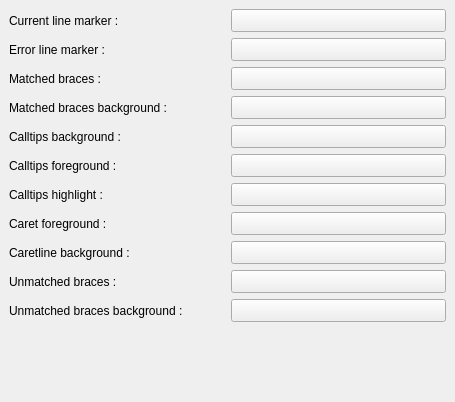
         <widget class="QWidget" name="wEditorColours" >
          <attribute name="title" >
           <string>Colours</string>
          </attribute>
          <layout class="QGridLayout" >
           <property name="margin" >
            <number>9</number>
           </property>
           <property name="spacing" >
            <number>6</number>
           </property>
           <item row="10" column="1" >
            <widget class="QToolButton" name="tbColoursUnmatchedBracesBackground" >
             <property name="sizePolicy" >
              <sizepolicy>
               <hsizetype>1</hsizetype>
               <vsizetype>0</vsizetype>
               <horstretch>0</horstretch>
               <verstretch>0</verstretch>
              </sizepolicy>
             </property>
             <property name="iconSize" >
              <size>
               <width>48</width>
               <height>16</height>
              </size>
             </property>
            </widget>
           </item>
           <item row="3" column="1" >
            <widget class="QToolButton" name="tbColoursMatchedBracesBackground" >
             <property name="sizePolicy" >
              <sizepolicy>
               <hsizetype>1</hsizetype>
               <vsizetype>0</vsizetype>
               <horstretch>0</horstretch>
               <verstretch>0</verstretch>
              </sizepolicy>
             </property>
             <property name="iconSize" >
              <size>
               <width>48</width>
               <height>16</height>
              </size>
             </property>
            </widget>
           </item>
           <item row="9" column="0" >
            <widget class="QLabel" name="lColoursUnmatchedBraces" >
             <property name="text" >
              <string>Unmatched braces :</string>
             </property>
            </widget>
           </item>
           <item row="10" column="0" >
            <widget class="QLabel" name="lColoursUnmatchedBracesBackground" >
             <property name="text" >
              <string>Unmatched braces background :</string>
             </property>
            </widget>
           </item>
           <item row="1" column="0" >
            <widget class="QLabel" name="lColoursErrorLineMarker" >
             <property name="text" >
              <string>Error line marker :</string>
             </property>
            </widget>
           </item>
           <item row="5" column="1" >
            <widget class="QToolButton" name="tbColoursCalltipsForeground" >
             <property name="sizePolicy" >
              <sizepolicy>
               <hsizetype>1</hsizetype>
               <vsizetype>0</vsizetype>
               <horstretch>0</horstretch>
               <verstretch>0</verstretch>
              </sizepolicy>
             </property>
             <property name="iconSize" >
              <size>
               <width>48</width>
               <height>16</height>
              </size>
             </property>
            </widget>
           </item>
           <item row="0" column="0" >
            <widget class="QLabel" name="lColoursCurrentLineMarker" >
             <property name="text" >
              <string>Current line marker :</string>
             </property>
            </widget>
           </item>
           <item row="7" column="1" >
            <widget class="QToolButton" name="tbColoursCaretForeground" >
             <property name="sizePolicy" >
              <sizepolicy>
               <hsizetype>1</hsizetype>
               <vsizetype>0</vsizetype>
               <horstretch>0</horstretch>
               <verstretch>0</verstretch>
              </sizepolicy>
             </property>
             <property name="iconSize" >
              <size>
               <width>48</width>
               <height>16</height>
              </size>
             </property>
            </widget>
           </item>
           <item row="8" column="0" >
            <widget class="QLabel" name="lColoursCaretLineBackground" >
             <property name="text" >
              <string>Caretline background :</string>
             </property>
            </widget>
           </item>
           <item row="5" column="0" >
            <widget class="QLabel" name="lColoursCalltipsForeground" >
             <property name="text" >
              <string>Calltips foreground :</string>
             </property>
            </widget>
           </item>
           <item row="1" column="1" >
            <widget class="QToolButton" name="tbColoursErrorLineMarker" >
             <property name="sizePolicy" >
              <sizepolicy>
               <hsizetype>1</hsizetype>
               <vsizetype>0</vsizetype>
               <horstretch>0</horstretch>
               <verstretch>0</verstretch>
              </sizepolicy>
             </property>
             <property name="iconSize" >
              <size>
               <width>48</width>
               <height>16</height>
              </size>
             </property>
            </widget>
           </item>
           <item row="0" column="1" >
            <widget class="QToolButton" name="tbColoursCurrentLineMarker" >
             <property name="sizePolicy" >
              <sizepolicy>
               <hsizetype>1</hsizetype>
               <vsizetype>0</vsizetype>
               <horstretch>0</horstretch>
               <verstretch>0</verstretch>
              </sizepolicy>
             </property>
             <property name="iconSize" >
              <size>
               <width>48</width>
               <height>16</height>
              </size>
             </property>
            </widget>
           </item>
           <item row="7" column="0" >
            <widget class="QLabel" name="lColoursCaretForeground" >
             <property name="text" >
              <string>Caret foreground :</string>
             </property>
            </widget>
           </item>
           <item row="4" column="1" >
            <widget class="QToolButton" name="tbColoursCalltipsBackground" >
             <property name="sizePolicy" >
              <sizepolicy>
               <hsizetype>1</hsizetype>
               <vsizetype>0</vsizetype>
               <horstretch>0</horstretch>
               <verstretch>0</verstretch>
              </sizepolicy>
             </property>
             <property name="iconSize" >
              <size>
               <width>48</width>
               <height>16</height>
              </size>
             </property>
            </widget>
           </item>
           <item row="9" column="1" >
            <widget class="QToolButton" name="tbColoursUnmatchedBraces" >
             <property name="sizePolicy" >
              <sizepolicy>
               <hsizetype>1</hsizetype>
               <vsizetype>0</vsizetype>
               <horstretch>0</horstretch>
               <verstretch>0</verstretch>
              </sizepolicy>
             </property>
             <property name="iconSize" >
              <size>
               <width>48</width>
               <height>16</height>
              </size>
             </property>
            </widget>
           </item>
           <item row="11" column="0" colspan="2" >
            <spacer>
             <property name="orientation" >
              <enum>Qt::Vertical</enum>
             </property>
             <property name="sizeHint" >
              <size>
               <width>437</width>
               <height>71</height>
              </size>
             </property>
            </spacer>
           </item>
           <item row="8" column="1" >
            <widget class="QToolButton" name="tbColoursCaretLineBackground" >
             <property name="sizePolicy" >
              <sizepolicy>
               <hsizetype>1</hsizetype>
               <vsizetype>0</vsizetype>
               <horstretch>0</horstretch>
               <verstretch>0</verstretch>
              </sizepolicy>
             </property>
             <property name="iconSize" >
              <size>
               <width>48</width>
               <height>16</height>
              </size>
             </property>
            </widget>
           </item>
           <item row="4" column="0" >
            <widget class="QLabel" name="lColoursCalltipsBackground" >
             <property name="text" >
              <string>Calltips background :</string>
             </property>
            </widget>
           </item>
           <item row="2" column="0" >
            <widget class="QLabel" name="lColoursMatchedBrace" >
             <property name="text" >
              <string>Matched braces :</string>
             </property>
            </widget>
           </item>
           <item row="2" column="1" >
            <widget class="QToolButton" name="tbColoursMatchedBraces" >
             <property name="sizePolicy" >
              <sizepolicy>
               <hsizetype>1</hsizetype>
               <vsizetype>0</vsizetype>
               <horstretch>0</horstretch>
               <verstretch>0</verstretch>
              </sizepolicy>
             </property>
             <property name="iconSize" >
              <size>
               <width>48</width>
               <height>16</height>
              </size>
             </property>
            </widget>
           </item>
           <item row="3" column="0" >
            <widget class="QLabel" name="lColoursMatchedBracesBackground" >
             <property name="text" >
              <string>Matched braces background :</string>
             </property>
            </widget>
           </item>
           <item row="6" column="0" >
            <widget class="QLabel" name="lColoursCalltipsHighlight" >
             <property name="text" >
              <string>Calltips highlight :</string>
             </property>
            </widget>
           </item>
           <item row="6" column="1" >
            <widget class="QToolButton" name="tbColoursCalltipsHighlight" >
             <property name="sizePolicy" >
              <sizepolicy>
               <hsizetype>1</hsizetype>
               <vsizetype>0</vsizetype>
               <horstretch>0</horstretch>
               <verstretch>0</verstretch>
              </sizepolicy>
             </property>
             <property name="iconSize" >
              <size>
               <width>48</width>
               <height>16</height>
              </size>
             </property>
            </widget>
           </item>
          </layout>
         </widget>
